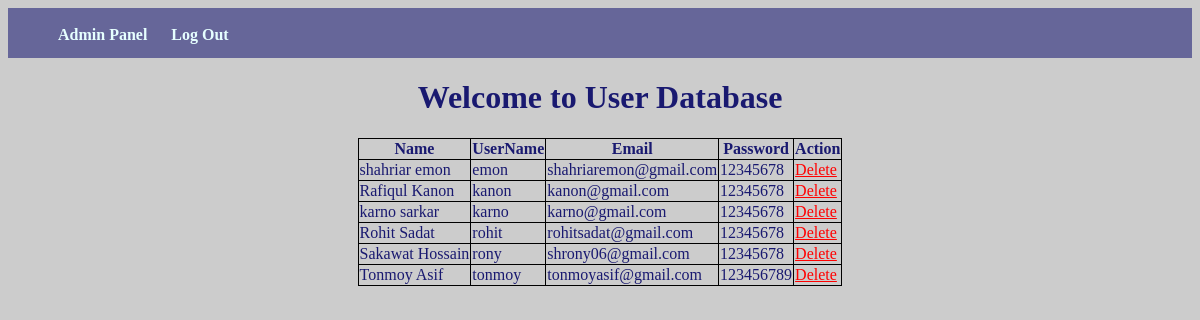
Screenshot of /View/adminUserInformation.php (signed in) with the database file from the repository.
### tables this page shows
CREATE TABLE `userdata` (
  `name` varchar(100) NOT NULL,
  `username` varchar(100) NOT NULL,
  `email` varchar(100) NOT NULL,
  `password` varchar(100) NOT NULL,
  `type` varchar(100) NOT NULL
);

### Model/loadUserData.php (called while the page is built, shortened)
<?php
function loadFromDatabase($sql)
{
global $cred;
	$conn = mysqli_connect("localhost", "root", "","database");
	$result = mysqli_query($conn, $sql)or die(mysqli_error($conn));
	while($row = mysqli_fetch_assoc($result)) {
		$ar=array();
		$ar["name"]=$row["name"];
		$ar["un"]=$row["username"];
		$ar["email"]=$row["email"];
		$ar["pass"]=$row["password"];
		$ar["type"]=$row["type"];
		$cred[]=$ar;
}
}
?>

### View/adminUserInformation.php (the view, shortened to what this page needs)
<!DOCTYPE html>
<html>
	<head>
		<link rel="stylesheet" href="css/gallery.css">
	</head>
	<body bgcolor="#cccccc">
		<div class = "menu">
		<ul>
		    <li><a href="adminhome.php">Admin Panel</a></li>
	        <li><a href="../Controllers/logout.php">Log Out</a></li>
		</ul>
	</div>
		<h1 style="text-align: center;">Welcome to User Database</h1>
		<?php
	require("../Model/loadUserData.php");
	$cred=array();
	$sql="select * from userdata where type='user'";
	loadFromDatabase($sql);
echo"<table align='center'>";
echo"<tr><th>Name</th><th>UserName</th><th>Email</th><th>Password</th><th>Action</th></tr>";
	foreach($cred as $c){
$name2=$c["name"];
$username2=$c["un"];
$email2=$c["email"];
$password2=$c["pass"];
echo"<tr><td>$name2</td><td>$username2</td><td>$email2</td><td>$password2</td><td><a style='color: red' href='../Model/removeUserData.php?uname=$username2'>Delete</a></td></tr>";
}
echo"</table>";
		?>
		</body>
</html>

### View/css/gallery.css (style rules this page uses)
* { box-sizing: border-box; }
body { font-family: verdana; color: midnightblue; }
.menu { width :100%; height :50px; background-color: #666699; }
.menu ul { margin:0px; padding-top:5px; position:relative; }
.menu ul li { display:inline-block; list-style-type:none; font-size:30px; }
.menu ul li a { color: #e6ffff; font-size:16px; font-family:verdana; font-weight:bold ; text-decoration:none; padding:10px; }

### View/adminUserInformation.php (style rules this page uses)
table, th, td { border: 1px solid black; border-collapse: collapse; }

### rows the page displays
userdata: name "shahriar emon", username "emon", email "shahriaremon@gmail.com", password "12345678"
userdata: name "Rafiqul Kanon", username "kanon", email "kanon@gmail.com", password "12345678"
userdata: name "karno sarkar", username "karno", email "karno@gmail.com", password "12345678"
userdata: name "Rohit Sadat", username "rohit", email "rohitsadat@gmail.com", password "12345678"
userdata: name "Sakawat Hossain", username "rony", email "shrony06@gmail.com", password "12345678"
userdata: name "Tonmoy Asif", username "tonmoy", email "tonmoyasif@gmail.com", password "123456789"
